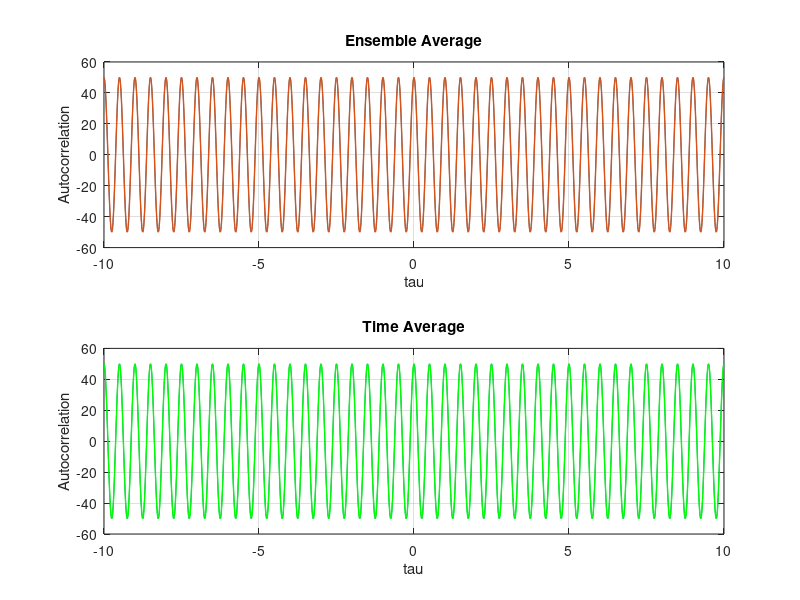

MATLAB code for this plot:
%% the realizations of 𝐵𝑡 using Eular-Maruyama scheme
%{
---------------------------------------------------------------------------
*Created by:                Date:            
 Akshay Kumar Bhardwaj      November 2021    
*Mail: 
 akshay_kumar@iitg.ac.in
*Istitute:
 Indian Institue of Technology, Guwahati
---------------------------------------------------------------------------
%}
A=10; 
t=0; 
fs=100;
omega=2*pi*2;

%%
theta=rand(1,10000)*2*pi;
x1=A*sin(omega*t+theta);
Rxx1=[]; 
tp=10;

for tau=-tp:1/fs:tp
tmp=A*sin(omega*(t+tau)+theta);
tmp=mean(x1.*tmp);
Rxx1=[Rxx1 tmp];
end

tau=-tp:1/fs:tp;
Rxx=A^2/2*cos(omega*tau);

%% 
t=0:1/fs:20-1/fs;
x2=A*sin(omega*t);
[Rxx2, tau2]=xcorr(x2,x2,tp*fs,'unbiased');
tau2=tau2/fs;

%%

subplot(2,1,1);
plot(tau,Rxx1,tau,Rxx,'linewidth',1)
xlabel('tau')
ylabel('Autocorrelation')
title('Ensemble Average')
grid on

subplot(2,1,2);
plot(tau2,Rxx2,tau,Rxx,'g','linewidth',1)
xlabel('tau')
ylabel('Autocorrelation')
title('Time Average')
grid on